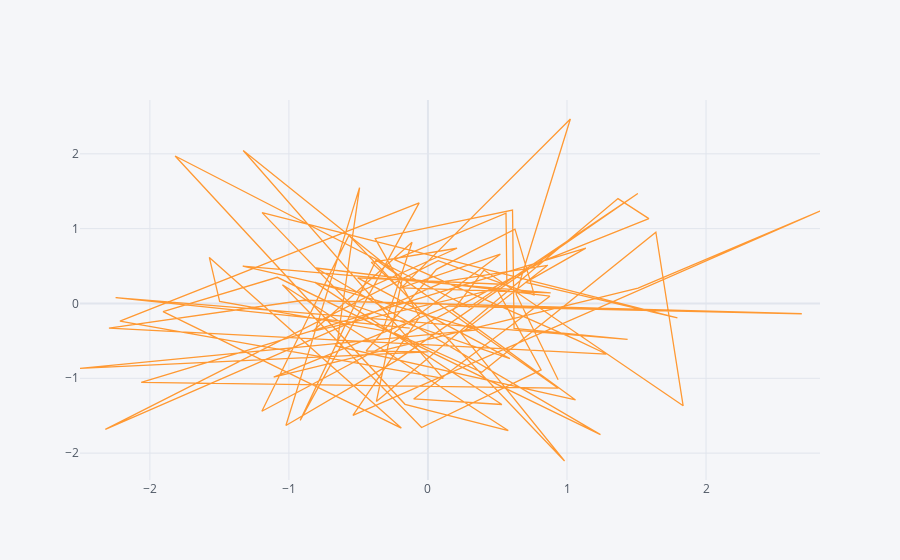

Notebook code cell kept with this figure:
### Markdown cell above
## Scatter

### Code cell
df.iplot(kind='scatter',x='A',y='B',size=10) #add mode='markers'
